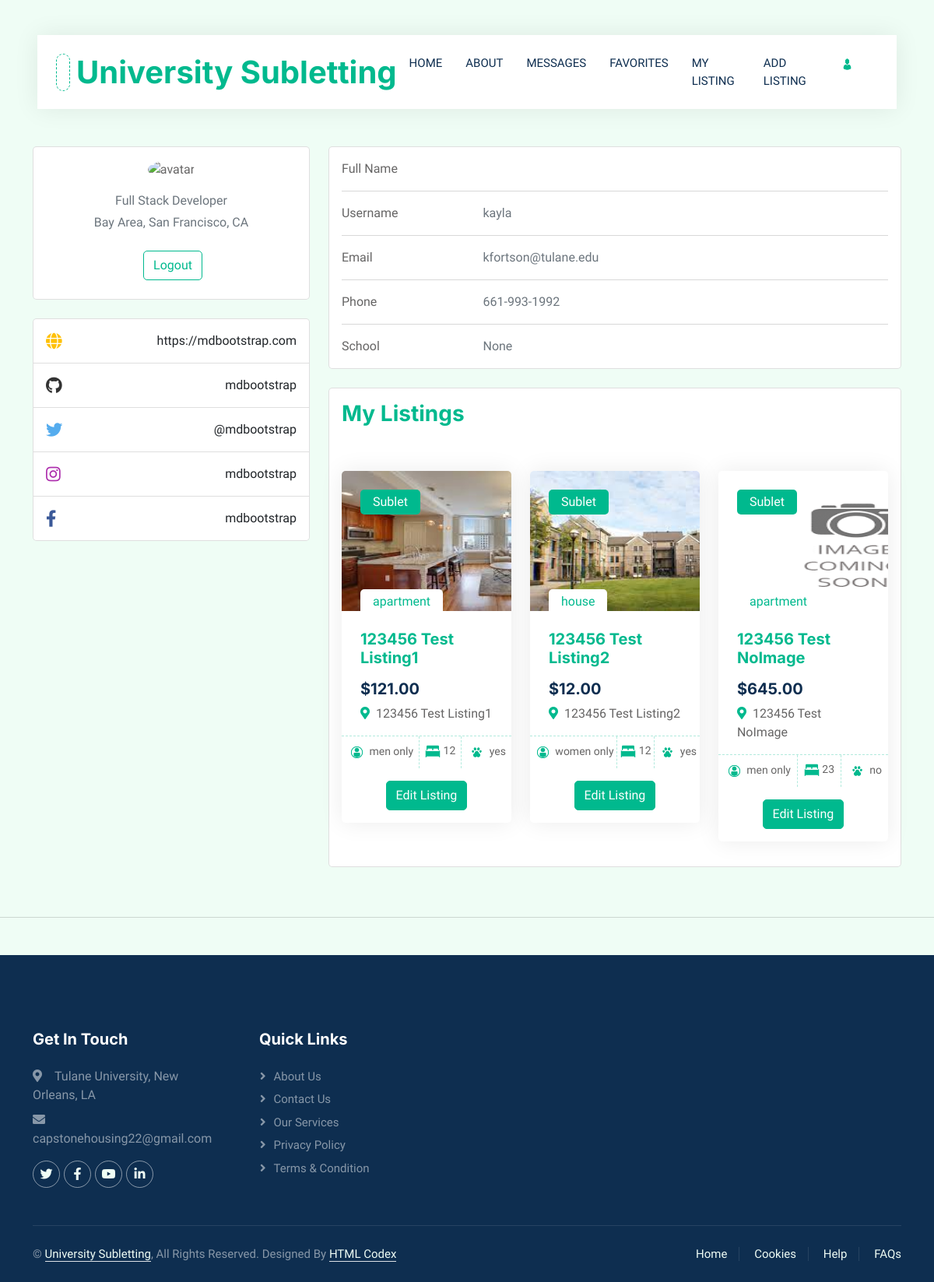
Page /profile/ (signed in) on the committed database.
### hello/models.py (models this page shows)
class userinfo(models.Model):
    email = models.CharField(max_length=30, blank=True, null=True)
    phone = models.CharField(max_length=12, blank=True, null=True)
    gender = models.CharField(max_length=12, blank=True, null=True)
    firstname = models.CharField(max_length=12, blank=True, null=True)
    lastname = models.CharField(max_length=12, blank=True, null=True)
    username = models.CharField(max_length=12, blank=True, null=True)
    password = models.CharField(max_length=12, blank=True, null=True)
    school = models.CharField(max_length=30, blank=True, null=True)

class allinformation(models.Model):
    user = models.ForeignKey(User, on_delete=models.CASCADE, null=True)
    address = models.CharField(max_length=200, blank=True, null=True)
    city = models.CharField(max_length=200, blank=True, null=True)
    zip = models.IntegerField( blank=True, null=True)
    state = models.CharField(max_length=22, blank=True, null=True)
    hometype = models.CharField(max_length=100, blank=True, null=True)
    monthlyprice = models.DecimalField(max_digits = 100, decimal_places=2, blank=True, null=True)
    securitydeposit = models.DecimalField(max_digits = 100, decimal_places=2, blank=True, null=True)
    numbertenants = models.IntegerField(blank=True, null=True)
    gender = models.CharField(max_length=20, blank=True, null=True)
    beds = models.IntegerField( blank=True, null=True)
    addrentinfo = models.CharField(max_length=300, blank=True, null=True)
    parking = models.CharField(max_length=4, blank=True, null=True)
    pets = models.CharField(max_length=4, blank=True, null=True)
    laundry = models.CharField(max_length=20, blank=True, null=True)
    addamenityinfo = models.CharField(max_length=300, blank=True, null=True)
    image = models.ImageField(upload_to="images/",default="images/image_coming_soon.png", height_field=None, width_field=None, max_length=100,blank=True, null=True)

### hello/views.py (the view)
# urls.py: path("profile/", views.profile, name="profile"),
def profile(request):
    user_listings = allinformation.objects.filter(user=request.user)
    uiList = userinfo.objects.filter(username=request.user)
    ui = uiList.first()
    return render(request, "hello/profile.html", {'user_listings': user_listings,'ui': ui,} )

### hello/templates/hello/profile.html (shortened to what this page needs)
{% extends "hello/layout.html" %}
{% load static %}
{% block content %}
<!DOCTYPE html>
<html lang="en">
<head>
    <link href="https://cdnjs.cloudflare.com/ajax/libs/font-awesome/5.10.0/css/all.min.css" rel="stylesheet">
    <link href="https://cdn.jsdelivr.net/npm/bootstrap-icons@1.4.1/font/bootstrap-icons.css" rel="stylesheet">
    <link href="{% static 'hello/lib/animate/animate.min.css' %}" rel="stylesheet">
    <link href="{% static 'hello/lib/owlcarousel/assets/owl.carousel.min.css' %}" rel="stylesheet">
    <link href="{% static 'hello/css/bootstrap.min.css' %}" rel="stylesheet">
    <link href="{% static 'hello/css/style.css' %}" rel="stylesheet">
</head>
    <div class="container-fluid nav-bar bg-transparent">
        <nav class="navbar navbar-expand-lg bg-white navbar-light py-0 px-4">
            <a href="{% url 'home' %}" class="navbar-brand d-flex align-items-center text-center">
                <div class="icon p-2 me-2">
                </div>
                <h1 class="m-0 text-primary">University Subletting</h1>
            </a>
            <div class="navbar-nav ms-auto">
                <a href="{% url 'home' %}" class="nav-item nav-link">Home</a>
                <a href="{% url 'about' %}" class="nav-item nav-link">About</a>
                <a href="{% url 'messages' %}" class="nav-item nav-link">Messages</a>
                <a href="{% url 'favorites' %}" class="nav-item nav-link">Favorites</a>
                <a href="{% url 'listing' %}" class="nav-item nav-link">My Listing</a>
                <a href="{% url 'add_listing' %}" class="nav-item nav-link">Add Listing</a>
                <a href="{% url 'profile' %}" class="nav-item nav-link active"><img class="img-fluid" src="{% static 'hello/images/icon-profile.png' %}" alt="Icon" style="width: 25px; height: 25px;"></a>
            </div>
        </nav>
    </div>
    <section>
        <div class="container py-5">
          <div class="row">
            <div class="col-lg-4">
              <div class="card mb-4">
                <div class="card-body text-center">
                  <img src="https://mdbcdn.b-cdn.net/img/Photos/new-templates/bootstrap-chat/ava3.webp" alt="avatar"
                    class="rounded-circle img-fluid" style="width: 150px;">
                  <p class="text-muted mb-1">Full Stack Developer</p>
                  <p class="text-muted mb-4">Bay Area, San Francisco, CA</p>
                  <div class="d-flex justify-content-center mb-2">
                    <form action = "/logoutuser/" method = "post" >
                      <input class="btn btn-outline-primary ms-1"  value="Logout" type="submit"/>
                    </form>
                  </div>
                </div>
              </div>
              <div class="card mb-4 mb-lg-0">
                <div class="card-body p-0">
                  <ul class="list-group list-group-flush rounded-3">
                    <li class="list-group-item d-flex justify-content-between align-items-center p-3">
                      <i class="fas fa-globe fa-lg text-warning"></i>
                      <p class="mb-0">https://mdbootstrap.com</p>
                    </li>
                    <li class="list-group-item d-flex justify-content-between align-items-center p-3">
                      <i class="fab fa-github fa-lg" style="color: #333333;"></i>
                      <p class="mb-0">mdbootstrap</p>
                    </li>
                    <li class="list-group-item d-flex justify-content-between align-items-center p-3">
                      <i class="fab fa-twitter fa-lg" style="color: #55acee;"></i>
                      <p class="mb-0">@mdbootstrap</p>
                    </li>
                    <li class="list-group-item d-flex justify-content-between align-items-center p-3">
                      <i class="fab fa-instagram fa-lg" style="color: #ac2bac;"></i>
                      <p class="mb-0">mdbootstrap</p>
                    </li>
                    <li class="list-group-item d-flex justify-content-between align-items-center p-3">
                      <i class="fab fa-facebook-f fa-lg" style="color: #3b5998;"></i>
                      <p class="mb-0">mdbootstrap</p>
                    </li>
                  </ul>
                </div>
              </div>
            </div>
            <div class="col-lg-8">
              <div class="card mb-4">
                <div class="card-body">
                  <div class="row">
                    <div class="col-sm-3">
                      <p class="mb-0">Full Name</p>
                    </div>
                    <div class="col-sm-9">
                    </div>
                  </div>
                  <hr>
                  <div class="row">
                    <div class="col-sm-3">
                      <p class="mb-0">Username</p>
                    </div>
                    <div class="col-sm-9">
                      <p class="text-muted mb-0">{{user.username}}</p>
                    </div>
                  </div>
                  <hr>
                  <div class="row">
                    <div class="col-sm-3">
                      <p class="mb-0">Email</p>
                    </div>
                    <div class="col-sm-9">
                      <p class="text-muted mb-0">{{user.email}}</p>
                    </div>
                  </div>
                  <hr>
                  <div class="row">
                    <div class="col-sm-3">
                      <p class="mb-0">Phone</p>
                    </div>
                    <div class="col-sm-9">
                      <p class="text-muted mb-0">{{ui.phone}}</p>
                    </div>
                  </div>
                  <hr>
                  <div class="row">
                    <div class="col-sm-3">
                      <p class="mb-0">School</p>
                    </div>
                    <div class="col-sm-9">
                      <p class="text-muted mb-0">{{ui.school}}
                      </p>
                    </div>
                  </div>
                </div>
              </div>
              <div class="row">
                <div class="col-md">
                  <div class="card mb-4 mb-md-0">
                      <h3 class="mb-4 p-3"><span class="text-primary font-italic me-1">My Listings</span>
                      </h3>
                      <div class="row g-4 p-3">
                      {% for listing in user_listings %}
                        <ul class="col-lg-4 col-md-6 wow fadeInUp" data-wow-delay="0.1s">
                          <a href="{% url 'view_listing' listing.id %}">
                              <div class="property-item rounded overflow-hidden">
                                  <div class="position-relative overflow-hidden">
                                      <img src="{{listing.image.url}}"  width="350" height="180" alt="Listing Picture">
                                      <div class="bg-primary rounded text-white position-absolute start-0 top-0 m-4 py-1 px-3">Sublet</div>
                                      <div class="bg-white rounded-top text-primary position-absolute start-0 bottom-0 mx-4 pt-1 px-3">{{listing.hometype}}</div>
                                  </div>
                                  <div class="p-4 pb-0">
                                      <h5 class="text-primary mb-3">{{listing.address}}</h5>
                                      <a class="d-block h5 mb-2" href="{% url 'view_listing' listing.id %}" id="{{listing.id}}">${{listing.monthlyprice}}</a>
                                      <p><i class="fa fa-map-marker-alt text-primary me-2"></i>{{listing.address}}</p>
                                  </div>
                                  <div class="d-flex border-top">
                                      <small class="flex-fill text-center border-end py-2"><img class="img-fluid" src="{% static 'hello/images/icon-person.png'%}" alt="Icon" style="width: 25px; height: 25px;"></img> {{listing.gender}}</small>
                                      <small class="flex-fill text-center border-end py-2"><img class="img-fluid " src="{% static 'hello/images/icon-bed.png'%}" alt="Icon" style="width: 20px; height: 20px;"></img> {{listing.beds}}</small>
                                      <small class="flex-fill text-center py-2"><img class="img-fluid" src="{% static 'hello/images/icon-pet.png'%}" alt="Icon" style="width: 25px; height: 25px;"></img> {{listing.pets}}</small>
                                  </div>
                                  <p class="mt-3" style= "text-align: center;">
                                    <a class="btn btn-primary" href="{% url 'edit_listing' listing.id %}">Edit Listing</a>
                                  </p>
                              </div>
                          </a>
                        </ul>
                  {% endfor %}
                  </div>
                </div>
              </div>
            </div>
          </div>
        </div>
      </section>
{% endblock %}

### hello/static/hello/css/style.css (style rules this page uses)
:root { --primary: #00B98E; --secondary: #FF6922; --light: #EFFDF5; --dark: #0E2E50; }
.btn { transition: .5s; }
.btn.btn-primary, .btn.btn-secondary { color: #FFFFFF; }
.nav-bar { position: relative; margin-top: 45px; padding: 0 3rem; transition: .5s; z-index: 9999; }
.navbar { box-shadow: 0 0 30px rgba(0, 0, 0, .08); }
.navbar-light .navbar-nav .nav-link { margin-right: 30px; padding: 25px 0; color: #FFFFFF; font-size: 15px; text-transform: uppercase; outline: none; }
.navbar-light .navbar-nav .nav-link:hover, .navbar-light .navbar-nav .nav-link.active { color: var(--primary); }
.navbar-light .navbar-brand { height: 75px; }
.navbar-light .navbar-nav .nav-link { color: var(--dark); font-weight: 500; }
.icon { padding: 15px; display: inline-flex; align-items: center; justify-content: center; background: #FFFFFF !important; border-radius: 50px; border: 1px dashed var(--primary) !important; }
.property-item { box-shadow: 0 0 30px rgba(0, 0, 0, .08); }
.property-item img { transition: .5s; }
.property-item .border-top { border-top: 1px dashed rgba(0, 185, 142, .3) !important; }
.property-item .border-end { border-right: 1px dashed rgba(0, 185, 142, .3) !important; }

### rows in the picture
userinfo: phone "661-993-1992", school "None"
allinformation: image (picture), hometype "apartment", address "123456 Test Listing1", monthlyprice "121.00", gender "men only", beds "12", pets "yes"
allinformation: image (picture), hometype "house", address "123456 Test Listing2", monthlyprice "12.00", gender "women only", beds "12", pets "yes"
allinformation: image (picture), hometype "apartment", address "123456 Test NoImage", monthlyprice "645.00", gender "men only", beds "23", pets "no"

### other values in the picture
{{ user.username }} "kayla"
{{ user.email }} "kfortson@tulane.edu"
